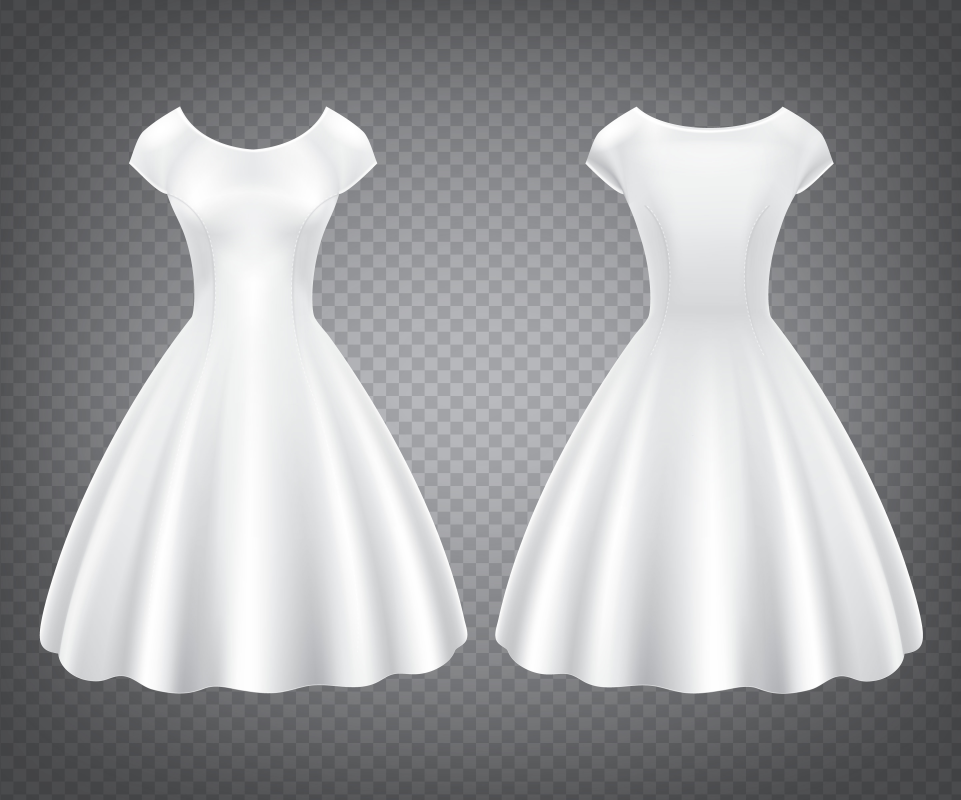
#> input picture Dress/4231.jpg, 4805 x 4000 px, found by its file name (shown at 1/5 size)
$ python _segment_dresses.py
#> lines starting #> are read from the running program, lines starting #| are printed output that depends on the picture; after the words box and inside, x2 and y2 are one past the last pixel; in counts of white or black regions, pixels touching at a corner belong together
"""Segment the dress sheet into individual transparent dress PNGs using
connected-component labeling on a downscaled mask (robust to faint bridges).
"""
import os

import numpy as np
from PIL import Image
from scipy import ndimage

SRC = r"C:\Users\HP\Desktop\Ashwina\Armaan\Dress\4231.jpg"
OUT = r"C:\Users\HP\Desktop\Ashwina\Armaan\frontend\public\dresses"
os.makedirs(OUT, exist_ok=True)

img = Image.open(SRC).convert("RGB")
#> img is the input picture: PIL image 4805x4000 RGB; mean R, G, B 156.6, 157.5, 159.6
full = np.asarray(img).astype(np.int16)
H, W, _ = full.shape
#> H = 4000; W = 4805
bg = full[0, 0]
#> bg = [73, 74, 76]

# Work on a downscaled mask for speed + to erode faint bridges.
SCALE = 8
sw, sh = W // SCALE, H // SCALE
#> sw = 600; sh = 500
small = np.asarray(img.resize((sw, sh))).astype(np.int16)
dist = np.sqrt(((small - bg) ** 2).sum(axis=2))
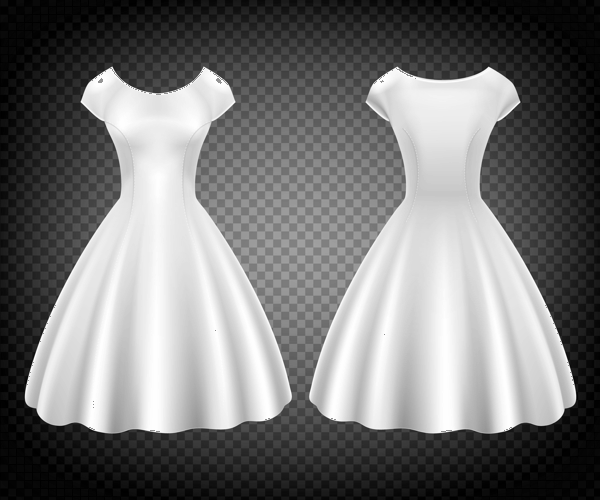
#> dist: shape (500, 600) float64; min 0, max 311.8, mean 145; drawn with min black and max white
mask = dist > 60
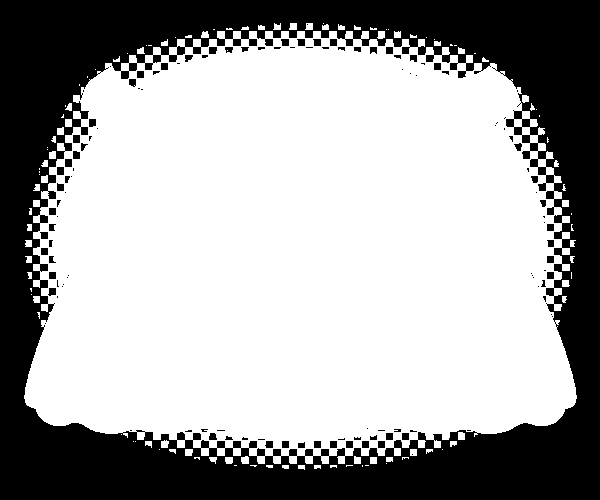
#> mask: shape (500, 600) bool; 64.8% white; 120 black regions (64 under 20 px), largest, box (x1, y1, x2, y2) and area: (0, 0, 600, 500) 102880, (73, 135, 80, 143) 56, (65, 159, 72, 167) 56

# Erode to break thin connections, then label.
mask = ndimage.binary_erosion(mask, iterations=2)
#> mask: shape (500, 600) bool; 60.1% white; 8 black regions (4 under 20 px), largest, box (x1, y1, x2, y2) and area: (0, 0, 600, 500) 119509, (529, 271, 536, 280) 31, (493, 120, 500, 128) 27, (65, 273, 71, 280) 22
mask = ndimage.binary_dilation(mask, iterations=1)
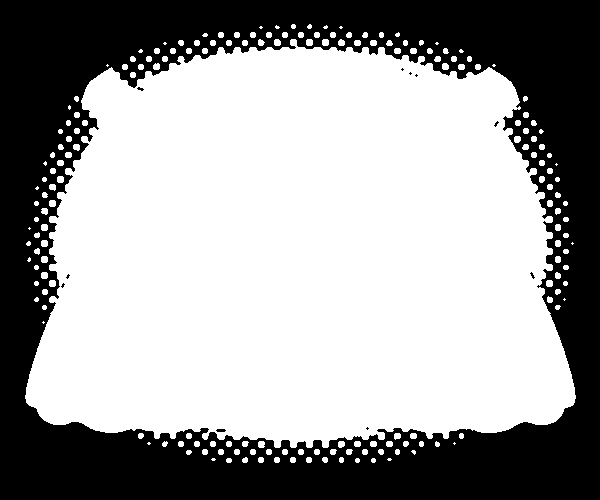
#> mask: shape (500, 600) bool; 61.8% white; 11 black regions (9 under 20 px), largest, box (x1, y1, x2, y2) and area: (0, 0, 600, 500) 114562, (216, 429, 226, 432) 26
labels, n = ndimage.label(mask)
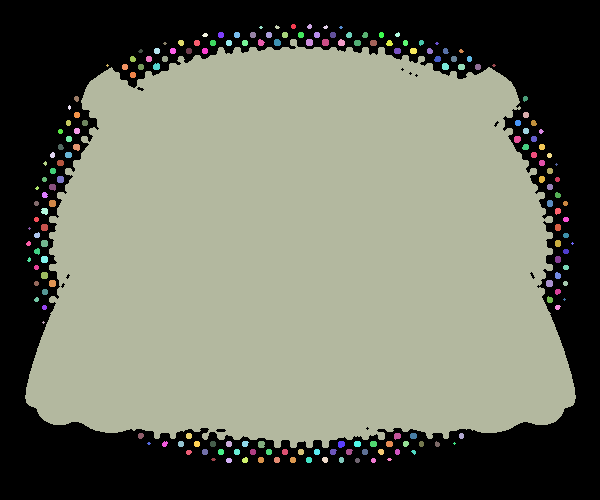
#> labels: shape (500, 600) int32; 188 distinct labels, from 0 to 187; one colour per label, 0 black
#> n = 187
print(f"raw components: {n}")
#| raw components: 187

# Keep sizeable components and get their bounding boxes (scaled back up).
slices = ndimage.find_objects(labels)
#> slices = 187 items
boxes = []
for i, sl in enumerate(slices, start=1):
    if sl is None:
        continue
    area = (labels[sl] == i).sum()
    if area < (sw * sh * 0.01):  # ignore tiny specks
        continue
    ys, xs = sl
    boxes.append((xs.start * SCALE, ys.start * SCALE, xs.stop * SCALE, ys.stop * SCALE))
#> this loop made 187 passes
#> area on passes 1, 7, 8: 21, 32, 32
#> after the loop, boxes = [(200, 312, 4608, 3584)]

# Sort left-to-right and crop from the full-res image.
boxes.sort(key=lambda b: b[0])
print(f"kept regions: {len(boxes)}")
#| kept regions: 1

pad = 24
count = 0
for (x0, y0, x1, y1) in boxes:
    x0, y0 = max(0, x0 - pad), max(0, y0 - pad)
    x1, y1 = min(W, x1 + pad), min(H, y1 + pad)
    crop = np.asarray(img.crop((x0, y0, x1, y1)).convert("RGBA")).copy()
    cdist = np.sqrt(((crop[:, :, :3].astype(np.int16) - bg) ** 2).sum(axis=2))
    crop[cdist <= 60, 3] = 0
    count += 1
    Image.fromarray(crop).save(os.path.join(OUT, f"dress_{count}.png"))
    print(f"  dress_{count}.png  ({x1-x0}x{y1-y0})")
#> this loop made 1 pass
#> (x0, y0, x1, y1, count) on pass 1: (176, 288, 4632, 3608, 1)
#|   dress_1.png  (4456x3320)
#> pass 1, `crop = np.asarray(img.crop((x0, y0, x1, y1)).convert("RGBA")).copy()`:
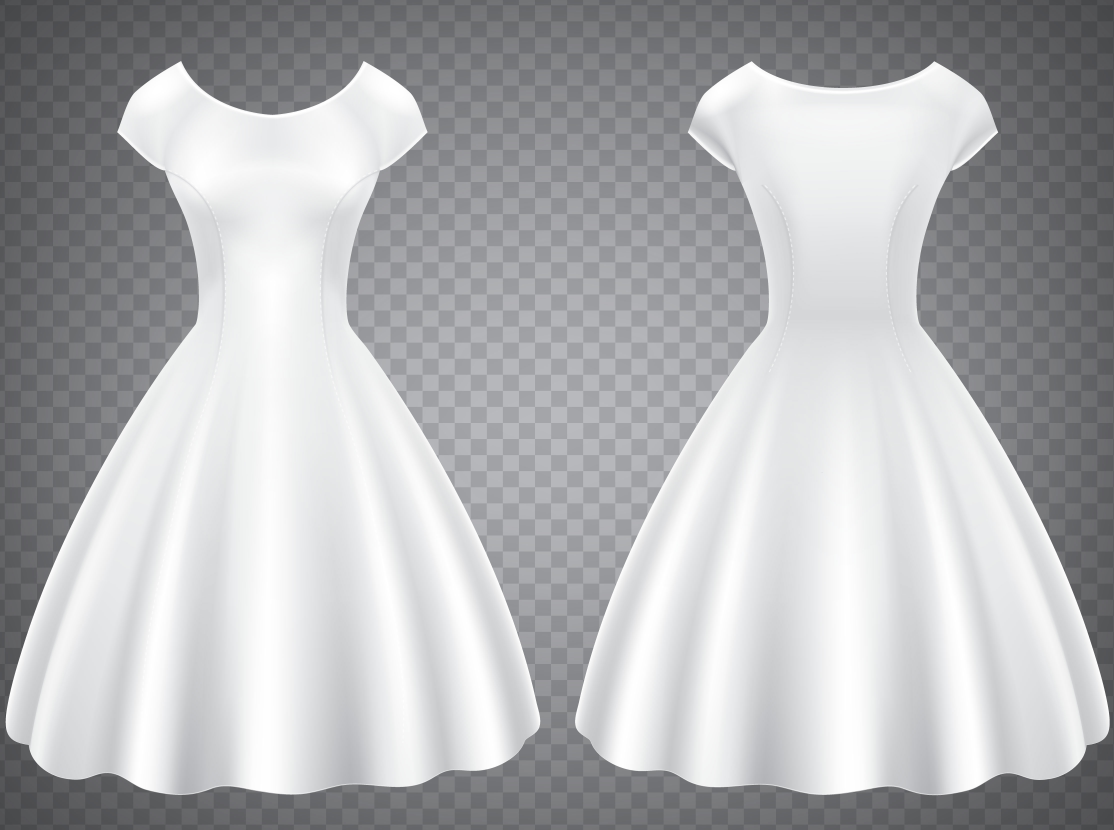
#> crop: shape (3320, 4456, 4) (shown at 1/4 size); mean R, G, B, A 177.9, 178.7, 180.8, 255
#> pass 1, `cdist = np.sqrt(((crop[:, :, :3].astype(np.int16) - bg) ** 2).sum(axis..`:
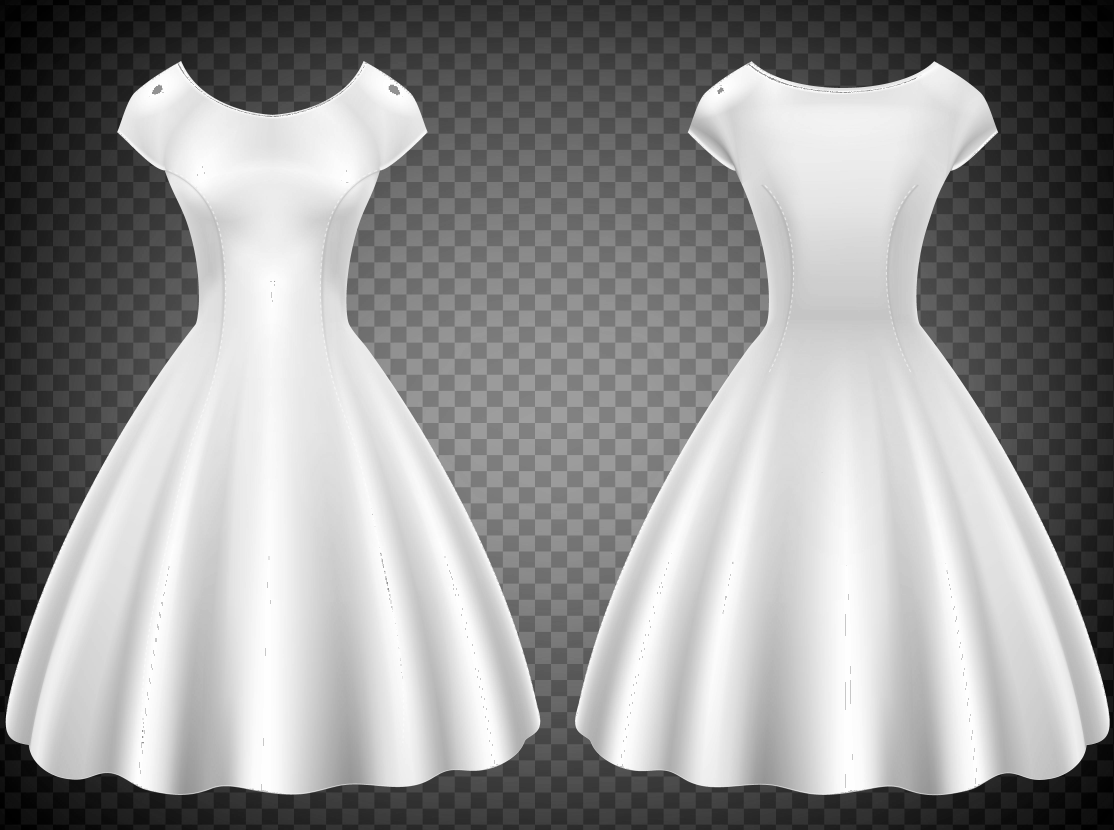
#> cdist: shape (3320, 4456) float64 (shown at 1/4 size); min 0, max 312.4, mean 181.4; drawn with min black and max white
#> pass 1, `Image.fromarray(crop).save(os.path.join(OUT, f"dress_{count}.png"))`:
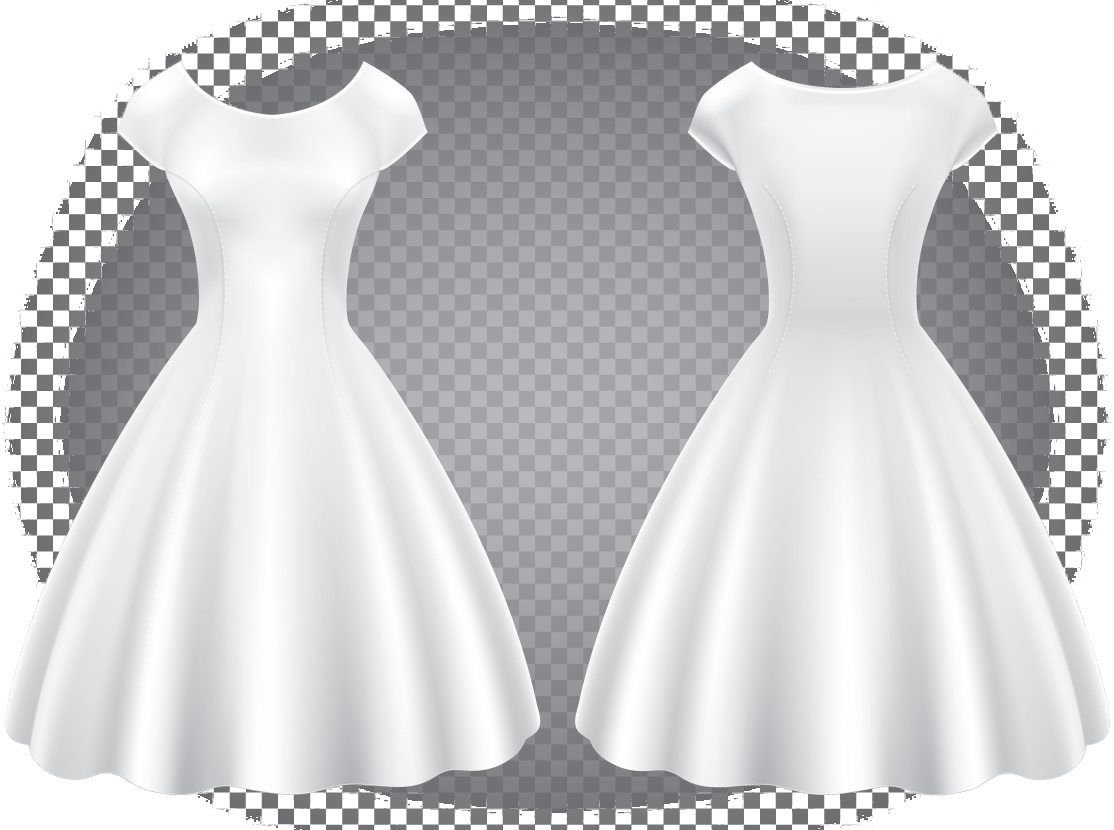
#> saved as dress_1.png: PIL image 4456x3320 RGBA (shown at 1/4 size); mean R, G, B, A 177.9, 178.7, 180.8, 211.9; transparent parts drawn white
#> after the loop, count = 1

print(f"Saved {count} dresses -> {OUT}")
#| Saved 1 dresses -> C:\Users\HP\Desktop\Ashwina\Armaan\frontend\public\dresses
